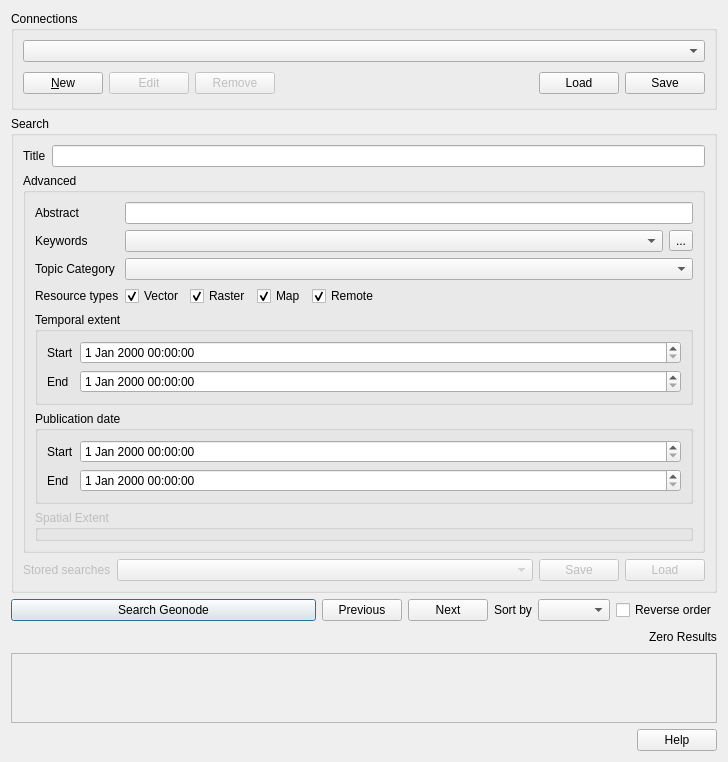
<?xml version="1.0" encoding="UTF-8"?>
<ui version="4.0">
 <class>QgsGeonode</class>
 <widget class="QDialog" name="QgsGeonode">
  <property name="geometry">
   <rect>
    <x>0</x>
    <y>0</y>
    <width>728</width>
    <height>740</height>
   </rect>
  </property>
  <property name="windowTitle">
   <string>Connection</string>
  </property>
  <layout class="QVBoxLayout" name="verticalLayout_2">
   <item>
    <widget class="QGroupBox" name="groupBox">
     <property name="title">
      <string>Connections</string>
     </property>
     <layout class="QVBoxLayout" name="verticalLayout_4">
      <item>
       <widget class="QComboBox" name="connections_cmb"/>
      </item>
      <item>
       <layout class="QHBoxLayout" name="horizontalLayout_2">
        <item>
         <widget class="QPushButton" name="new_connection_btn">
          <property name="toolTip">
           <string>Create a new service connection</string>
          </property>
          <property name="text">
           <string>&amp;New</string>
          </property>
         </widget>
        </item>
        <item>
         <widget class="QPushButton" name="edit_connection_btn">
          <property name="enabled">
           <bool>false</bool>
          </property>
          <property name="toolTip">
           <string>Edit selected service connection</string>
          </property>
          <property name="text">
           <string>Edit</string>
          </property>
         </widget>
        </item>
        <item>
         <widget class="QPushButton" name="delete_connection_btn">
          <property name="enabled">
           <bool>false</bool>
          </property>
          <property name="toolTip">
           <string>Remove connection to selected service</string>
          </property>
          <property name="text">
           <string>Remove</string>
          </property>
         </widget>
        </item>
        <item>
         <spacer>
          <property name="orientation">
           <enum>Qt::Horizontal</enum>
          </property>
          <property name="sizeType">
           <enum>QSizePolicy::Expanding</enum>
          </property>
          <property name="sizeHint" stdset="0">
           <size>
            <width>171</width>
            <height>30</height>
           </size>
          </property>
         </spacer>
        </item>
        <item>
         <widget class="QPushButton" name="load_connection_btn">
          <property name="toolTip">
           <string>Load connections from file</string>
          </property>
          <property name="text">
           <string>Load</string>
          </property>
         </widget>
        </item>
        <item>
         <widget class="QPushButton" name="save_connection_btn">
          <property name="toolTip">
           <string>Save connections to file</string>
          </property>
          <property name="text">
           <string>Save</string>
          </property>
         </widget>
        </item>
       </layout>
      </item>
     </layout>
    </widget>
   </item>
   <item>
    <widget class="QGroupBox" name="groupBox_2">
     <property name="title">
      <string>Search</string>
     </property>
     <layout class="QVBoxLayout" name="verticalLayout">
      <item>
       <layout class="QHBoxLayout" name="horizontalLayout_4">
        <item>
         <widget class="QLabel" name="label">
          <property name="enabled">
           <bool>true</bool>
          </property>
          <property name="text">
           <string>Title</string>
          </property>
          <property name="buddy">
           <cstring>title_le</cstring>
          </property>
         </widget>
        </item>
        <item>
         <widget class="QLineEdit" name="title_le">
          <property name="enabled">
           <bool>true</bool>
          </property>
          <property name="toolTip">
           <string>Display WFS FeatureTypes containing this word in the title, name or abstract</string>
          </property>
          <property name="whatsThis">
           <string>Display WFS FeatureTypes containing this word in the title, name or abstract</string>
          </property>
         </widget>
        </item>
       </layout>
      </item>
      <item>
       <widget class="QgsCollapsibleGroupBox" name="search_group_box">
        <property name="enabled">
         <bool>true</bool>
        </property>
        <property name="title">
         <string>Advanced</string>
        </property>
        <property name="checkable">
         <bool>false</bool>
        </property>
        <property name="checked">
         <bool>false</bool>
        </property>
        <property name="collapsed">
         <bool>false</bool>
        </property>
        <layout class="QFormLayout" name="formLayout_3">
         <item row="0" column="0">
          <widget class="QLabel" name="label_8">
           <property name="enabled">
            <bool>true</bool>
           </property>
           <property name="text">
            <string>Abstract</string>
           </property>
           <property name="buddy">
            <cstring>abstract_le</cstring>
           </property>
          </widget>
         </item>
         <item row="0" column="1">
          <widget class="QLineEdit" name="abstract_le">
           <property name="enabled">
            <bool>true</bool>
           </property>
          </widget>
         </item>
         <item row="1" column="0">
          <widget class="QLabel" name="label_3">
           <property name="enabled">
            <bool>true</bool>
           </property>
           <property name="text">
            <string>Keywords</string>
           </property>
           <property name="buddy">
            <cstring>keyword_cmb</cstring>
           </property>
          </widget>
         </item>
         <item row="1" column="1">
          <layout class="QHBoxLayout" name="horizontalLayout">
           <item>
            <widget class="QComboBox" name="keyword_cmb">
             <property name="enabled">
              <bool>true</bool>
             </property>
            </widget>
           </item>
           <item>
            <widget class="QToolButton" name="keyword_tool_btn">
             <property name="text">
              <string>...</string>
             </property>
            </widget>
           </item>
          </layout>
         </item>
         <item row="2" column="0">
          <widget class="QLabel" name="label_2">
           <property name="enabled">
            <bool>true</bool>
           </property>
           <property name="text">
            <string>Topic Category</string>
           </property>
           <property name="buddy">
            <cstring>category_cmb</cstring>
           </property>
          </widget>
         </item>
         <item row="2" column="1">
          <widget class="QComboBox" name="category_cmb">
           <property name="enabled">
            <bool>true</bool>
           </property>
          </widget>
         </item>
         <item row="3" column="0">
          <widget class="QLabel" name="label_5">
           <property name="enabled">
            <bool>true</bool>
           </property>
           <property name="toolTip">
            <string>Types of resources to be filtered, must select at least one of these in order to search</string>
           </property>
           <property name="text">
            <string>Resource types</string>
           </property>
          </widget>
         </item>
         <item row="3" column="1">
          <layout class="QHBoxLayout" name="horizontalLayout_3">
           <item>
            <widget class="QCheckBox" name="vector_chb">
             <property name="text">
              <string>Vector</string>
             </property>
             <property name="checked">
              <bool>true</bool>
             </property>
             <attribute name="buttonGroup">
              <string notr="true">resource_types_btngrp</string>
             </attribute>
            </widget>
           </item>
           <item>
            <widget class="QCheckBox" name="raster_chb">
             <property name="text">
              <string>Raster</string>
             </property>
             <property name="checked">
              <bool>true</bool>
             </property>
             <attribute name="buttonGroup">
              <string notr="true">resource_types_btngrp</string>
             </attribute>
            </widget>
           </item>
           <item>
            <widget class="QCheckBox" name="map_chb">
             <property name="text">
              <string>Map</string>
             </property>
             <property name="checked">
              <bool>true</bool>
             </property>
             <attribute name="buttonGroup">
              <string notr="true">resource_types_btngrp</string>
             </attribute>
            </widget>
           </item>
           <item>
            <widget class="QCheckBox" name="remote_chb">
             <property name="text">
              <string>Remote</string>
             </property>
             <property name="checked">
              <bool>true</bool>
             </property>
             <attribute name="buttonGroup">
              <string notr="true">resource_types_btngrp</string>
             </attribute>
            </widget>
           </item>
           <item>
            <spacer name="horizontalSpacer">
             <property name="orientation">
              <enum>Qt::Horizontal</enum>
             </property>
             <property name="sizeHint" stdset="0">
              <size>
               <width>40</width>
               <height>20</height>
              </size>
             </property>
            </spacer>
           </item>
          </layout>
         </item>
         <item row="4" column="0" colspan="2">
          <widget class="QgsCollapsibleGroupBox" name="mGroupBox">
           <property name="title">
            <string>Temporal extent</string>
           </property>
           <property name="collapsed">
            <bool>true</bool>
           </property>
           <layout class="QFormLayout" name="formLayout_2">
            <item row="0" column="0">
             <widget class="QLabel" name="label_10">
              <property name="text">
               <string>Start</string>
              </property>
             </widget>
            </item>
            <item row="0" column="1">
             <widget class="QgsDateTimeEdit" name="temporal_extent_start_dte">
              <property name="enabled">
               <bool>true</bool>
              </property>
              <property name="allowNull">
               <bool>true</bool>
              </property>
             </widget>
            </item>
            <item row="1" column="0">
             <widget class="QLabel" name="label_11">
              <property name="text">
               <string>End</string>
              </property>
             </widget>
            </item>
            <item row="1" column="1">
             <widget class="QgsDateTimeEdit" name="temporal_extent_end_dte">
              <property name="enabled">
               <bool>true</bool>
              </property>
             </widget>
            </item>
           </layout>
          </widget>
         </item>
         <item row="5" column="0" colspan="2">
          <widget class="QgsCollapsibleGroupBox" name="mGroupBox_3">
           <property name="title">
            <string>Publication date</string>
           </property>
           <property name="collapsed">
            <bool>true</bool>
           </property>
           <layout class="QFormLayout" name="formLayout">
            <item row="0" column="0">
             <widget class="QLabel" name="label_12">
              <property name="text">
               <string>Start</string>
              </property>
             </widget>
            </item>
            <item row="0" column="1">
             <widget class="QgsDateTimeEdit" name="publication_start_dte"/>
            </item>
            <item row="1" column="0">
             <widget class="QLabel" name="label_13">
              <property name="text">
               <string>End</string>
              </property>
             </widget>
            </item>
            <item row="1" column="1">
             <widget class="QgsDateTimeEdit" name="publication_end_dte"/>
            </item>
           </layout>
          </widget>
         </item>
         <item row="6" column="0" colspan="2">
          <widget class="QgsCollapsibleGroupBox" name="mGroupBox_2">
           <property name="enabled">
            <bool>false</bool>
           </property>
           <property name="title">
            <string>Spatial Extent</string>
           </property>
           <property name="checkable">
            <bool>false</bool>
           </property>
           <property name="checked">
            <bool>false</bool>
           </property>
           <property name="collapsed">
            <bool>true</bool>
           </property>
          </widget>
         </item>
        </layout>
       </widget>
      </item>
      <item>
       <layout class="QHBoxLayout" name="horizontalLayout_7">
        <item>
         <widget class="QLabel" name="label_7">
          <property name="enabled">
           <bool>false</bool>
          </property>
          <property name="text">
           <string>Stored searches</string>
          </property>
         </widget>
        </item>
        <item>
         <layout class="QHBoxLayout" name="horizontalLayout_6">
          <item>
           <widget class="QComboBox" name="comboBox_6">
            <property name="enabled">
             <bool>false</bool>
            </property>
            <property name="sizePolicy">
             <sizepolicy hsizetype="Expanding" vsizetype="Fixed">
              <horstretch>0</horstretch>
              <verstretch>0</verstretch>
             </sizepolicy>
            </property>
           </widget>
          </item>
          <item>
           <widget class="QPushButton" name="btnSave_3">
            <property name="enabled">
             <bool>false</bool>
            </property>
            <property name="toolTip">
             <string>Save connections to file</string>
            </property>
            <property name="text">
             <string>Save</string>
            </property>
           </widget>
          </item>
          <item>
           <widget class="QPushButton" name="btnLoad_3">
            <property name="enabled">
             <bool>false</bool>
            </property>
            <property name="toolTip">
             <string>Load connections from file</string>
            </property>
            <property name="text">
             <string>Load</string>
            </property>
           </widget>
          </item>
         </layout>
        </item>
       </layout>
      </item>
     </layout>
    </widget>
   </item>
   <item>
    <layout class="QHBoxLayout" name="horizontalLayout_5">
     <item>
      <widget class="QPushButton" name="search_btn">
       <property name="sizePolicy">
        <sizepolicy hsizetype="Expanding" vsizetype="Preferred">
         <horstretch>0</horstretch>
         <verstretch>0</verstretch>
        </sizepolicy>
       </property>
       <property name="minimumSize">
        <size>
         <width>0</width>
         <height>0</height>
        </size>
       </property>
       <property name="toolTip">
        <string>Load connections from file</string>
       </property>
       <property name="text">
        <string>Search Geonode</string>
       </property>
       <property name="default">
        <bool>true</bool>
       </property>
      </widget>
     </item>
     <item>
      <widget class="QPushButton" name="previous_btn">
       <property name="sizePolicy">
        <sizepolicy hsizetype="Minimum" vsizetype="Preferred">
         <horstretch>0</horstretch>
         <verstretch>0</verstretch>
        </sizepolicy>
       </property>
       <property name="toolTip">
        <string>&lt;html&gt;&lt;head/&gt;&lt;body&gt;&lt;p&gt;Go to previous page&lt;/p&gt;&lt;/body&gt;&lt;/html&gt;</string>
       </property>
       <property name="text">
        <string>Previous</string>
       </property>
      </widget>
     </item>
     <item>
      <widget class="QPushButton" name="next_btn">
       <property name="sizePolicy">
        <sizepolicy hsizetype="Minimum" vsizetype="Preferred">
         <horstretch>0</horstretch>
         <verstretch>0</verstretch>
        </sizepolicy>
       </property>
       <property name="toolTip">
        <string>&lt;html&gt;&lt;head/&gt;&lt;body&gt;&lt;p&gt;Go to next page&lt;/p&gt;&lt;p&gt;&lt;br/&gt;&lt;/p&gt;&lt;/body&gt;&lt;/html&gt;</string>
       </property>
       <property name="text">
        <string>Next</string>
       </property>
      </widget>
     </item>
     <item>
      <widget class="QLabel" name="label_9">
       <property name="sizePolicy">
        <sizepolicy hsizetype="Minimum" vsizetype="Preferred">
         <horstretch>0</horstretch>
         <verstretch>0</verstretch>
        </sizepolicy>
       </property>
       <property name="styleSheet">
        <string notr="true"/>
       </property>
       <property name="text">
        <string>Sort by</string>
       </property>
       <property name="buddy">
        <cstring>sort_field_cmb</cstring>
       </property>
      </widget>
     </item>
     <item>
      <widget class="QComboBox" name="sort_field_cmb">
       <property name="sizePolicy">
        <sizepolicy hsizetype="Preferred" vsizetype="Fixed">
         <horstretch>0</horstretch>
         <verstretch>0</verstretch>
        </sizepolicy>
       </property>
       <property name="minimumSize">
        <size>
         <width>0</width>
         <height>0</height>
        </size>
       </property>
      </widget>
     </item>
     <item>
      <widget class="QCheckBox" name="reverse_order_chb">
       <property name="minimumSize">
        <size>
         <width>0</width>
         <height>0</height>
        </size>
       </property>
       <property name="layoutDirection">
        <enum>Qt::LeftToRight</enum>
       </property>
       <property name="text">
        <string>Reverse order</string>
       </property>
      </widget>
     </item>
    </layout>
   </item>
   <item>
    <layout class="QHBoxLayout" name="horizontalLayout_8">
     <item>
      <spacer name="horizontalSpacer_3">
       <property name="orientation">
        <enum>Qt::Horizontal</enum>
       </property>
       <property name="sizeHint" stdset="0">
        <size>
         <width>40</width>
         <height>20</height>
        </size>
       </property>
      </spacer>
     </item>
     <item>
      <widget class="QLabel" name="pagination_info_la">
       <property name="text">
        <string>Zero Results</string>
       </property>
      </widget>
     </item>
    </layout>
   </item>
   <item>
    <widget class="QScrollArea" name="scroll_area">
     <property name="styleSheet">
      <string notr="true"/>
     </property>
     <property name="frameShape">
      <enum>QFrame::StyledPanel</enum>
     </property>
     <property name="frameShadow">
      <enum>QFrame::Plain</enum>
     </property>
     <property name="widgetResizable">
      <bool>true</bool>
     </property>
     <property name="alignment">
      <set>Qt::AlignLeading|Qt::AlignLeft|Qt::AlignTop</set>
     </property>
     <widget class="QWidget" name="scrollAreaWidgetContents">
      <property name="geometry">
       <rect>
        <x>0</x>
        <y>0</y>
        <width>708</width>
        <height>152</height>
       </rect>
      </property>
     </widget>
    </widget>
   </item>
   <item>
    <widget class="QDialogButtonBox" name="buttonBox">
     <property name="orientation">
      <enum>Qt::Horizontal</enum>
     </property>
     <property name="standardButtons">
      <set>QDialogButtonBox::Help</set>
     </property>
    </widget>
   </item>
  </layout>
 </widget>
 <customwidgets>
  <customwidget>
   <class>QgsCollapsibleGroupBox</class>
   <extends>QGroupBox</extends>
   <header>qgscollapsiblegroupbox.h</header>
   <container>1</container>
  </customwidget>
  <customwidget>
   <class>QgsDateTimeEdit</class>
   <extends>QDateTimeEdit</extends>
   <header>qgsdatetimeedit.h</header>
  </customwidget>
 </customwidgets>
 <tabstops>
  <tabstop>title_le</tabstop>
  <tabstop>abstract_le</tabstop>
  <tabstop>keyword_cmb</tabstop>
  <tabstop>keyword_tool_btn</tabstop>
  <tabstop>category_cmb</tabstop>
  <tabstop>vector_chb</tabstop>
  <tabstop>raster_chb</tabstop>
  <tabstop>map_chb</tabstop>
  <tabstop>temporal_extent_start_dte</tabstop>
  <tabstop>temporal_extent_end_dte</tabstop>
  <tabstop>search_btn</tabstop>
  <tabstop>previous_btn</tabstop>
  <tabstop>next_btn</tabstop>
  <tabstop>sort_field_cmb</tabstop>
  <tabstop>reverse_order_chb</tabstop>
  <tabstop>scroll_area</tabstop>
  <tabstop>connections_cmb</tabstop>
  <tabstop>new_connection_btn</tabstop>
  <tabstop>edit_connection_btn</tabstop>
  <tabstop>delete_connection_btn</tabstop>
  <tabstop>load_connection_btn</tabstop>
  <tabstop>save_connection_btn</tabstop>
  <tabstop>comboBox_6</tabstop>
  <tabstop>btnSave_3</tabstop>
  <tabstop>btnLoad_3</tabstop>
 </tabstops>
 <resources/>
 <connections/>
 <buttongroups>
  <buttongroup name="resource_types_btngrp">
   <property name="exclusive">
    <bool>false</bool>
   </property>
  </buttongroup>
 </buttongroups>
</ui>
